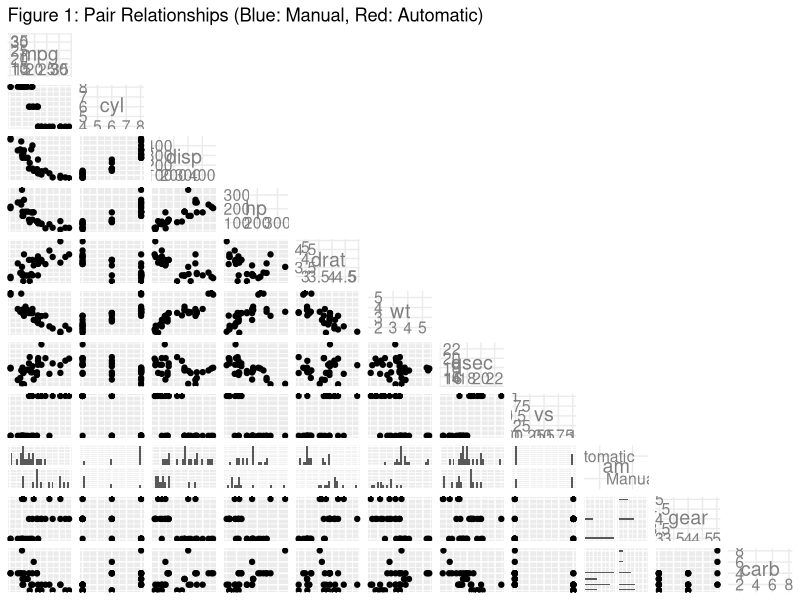
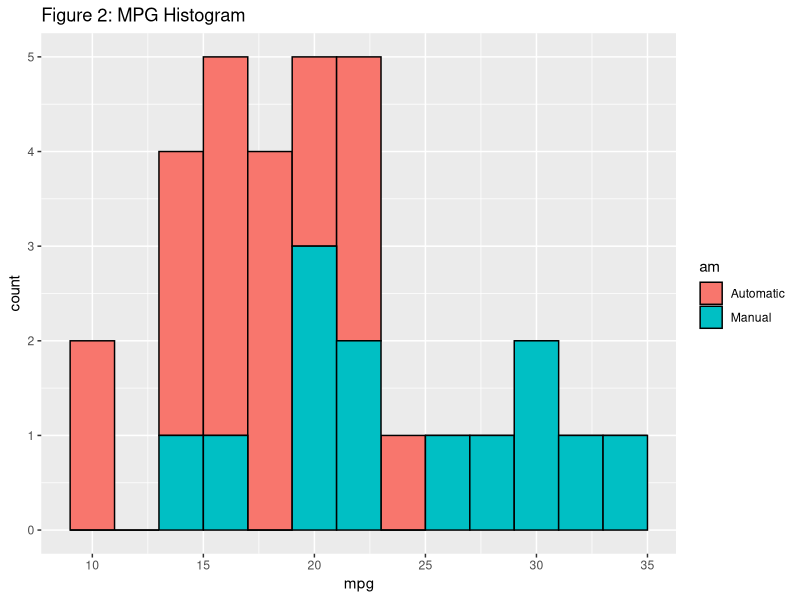
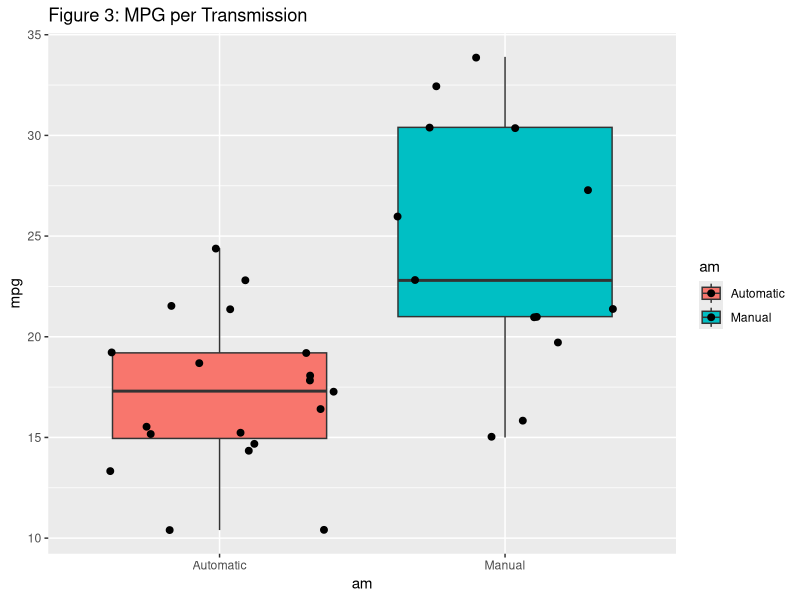
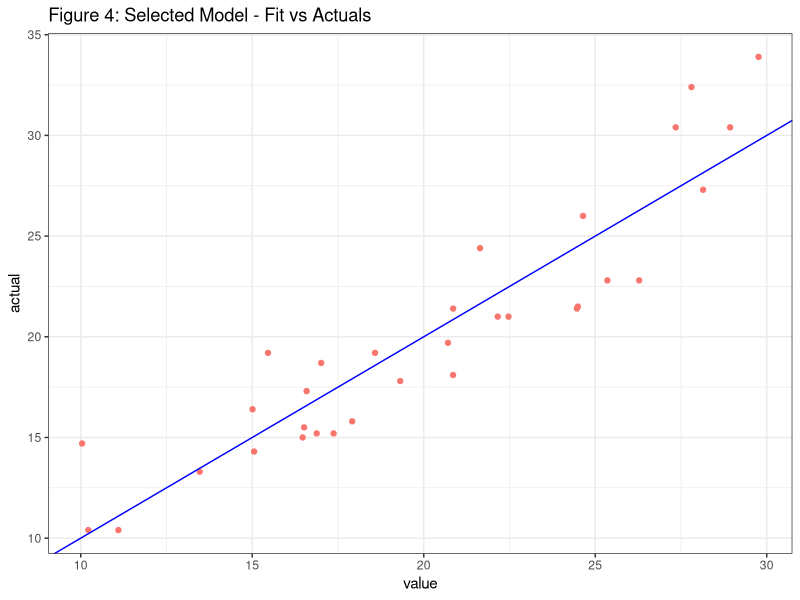
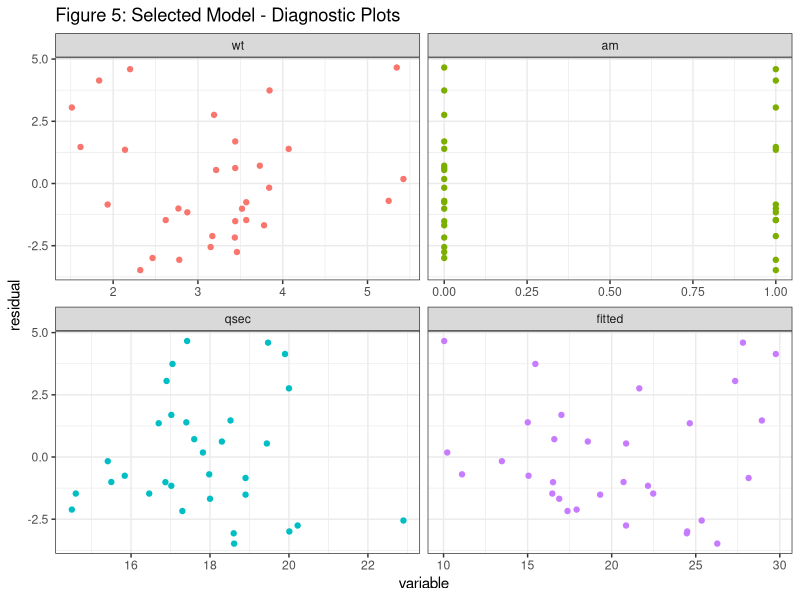

R code for these plots, in order:
## ---- chunk 1
knitr::opts_chunk$set(fig.width = 12, fig.height = 8, fig.path = 'figure/',
                      echo = TRUE, warning = FALSE, message = FALSE)
## ---- chunk 2
for (package in c('ggplot2', 'stats', 'graphics', 'GGally', 'caret', 'reshape2')) {
  
    if (!require(package, character.only = TRUE, quietly = FALSE)) {
        install.packages(package)
        library(package, character.only = TRUE)
    }
}

data(mtcars)
data_mtcars <- mtcars
## ---- chunk 3
data_mpgtrans <- data.frame(
  mpg = data_mtcars[, 1],
  cyl = data_mtcars[, 2],
  disp = data_mtcars[, 3],
  hp = data_mtcars[, 4],
  drat = data_mtcars[, 5],
  wt = data_mtcars[, 6],
  qsec = data_mtcars[, 7],
  vs = data_mtcars[, 8],
  am = factor(data_mtcars[, 9], labels = c("Automatic", "Manual")),
  gear = data_mtcars[, 10],
  carb = data_mtcars[, 11])
## ---- chunk 4
data_mpgtrans.at <- data_mpgtrans[data_mpgtrans$am == "Automatic",]$mpg
data_mpgtrans.mt <- data_mpgtrans[data_mpgtrans$am == "Manual",]$mpg

t.test(data_mpgtrans.at, data_mpgtrans.mt)
## ---- chunk 5
val_model1 <- train(mpg~am, data_mtcars, method = "lm")
val_model2 <- train(mpg~., data_mtcars[-12], method = "lmStepAIC", direction = "backward")
val_model3 <- train(mpg~., data_mtcars[-12], method = "lmStepAIC", direction = "forward")
## ---- chunk 6
summary(val_model1)
## ---- chunk 7
summary(val_model2)
## ---- chunk 8
summary(val_model3)
## ---- chunk 9
val_model.select <- summary(val_model2)
## ---- chunk 10
data_model.diag <- data.frame(type = row.names(mtcars), 
  wt = data_mtcars$wt, 
  am = data_mtcars$am,
  qsec = data_mtcars$qsec,
  actual = data_mtcars$mpg,
  fitted = predict(val_model2, data_mtcars),
  residual = val_model.select$residuals)
  
data_model.diag <- melt(data_model.diag, id.vars = c("type", "actual", "residual")) 
## ---- chunk 11
ggpairs(data_mpgtrans, colour = 'am', alpha = 0.5, upper = "blank",
  axisLabels = "internal",
  title = "Figure 1: Pair Relationships (Blue: Manual, Red: Automatic)")
## ---- chunk 12
ggplot(data_mpgtrans, aes(x = mpg, group = am, fill = am)) +
  geom_histogram(binwidth = 2, col = "black") +
  ggtitle('Figure 2: MPG Histogram')
## ---- chunk 13
ggplot(data_mpgtrans, aes(x = am, y = mpg, fill = am)) +
  geom_boxplot(adjust = 1) + 
  geom_jitter(size = 2) +
  ggtitle('Figure 3: MPG per Transmission')
## ---- chunk 14
ggplot(subset(data_model.diag, variable == "fitted"),aes(y = actual, x = value, color = variable)) + 
  geom_point() +
  theme_bw() +
  theme(legend.position="none") +
  ggtitle("Figure 4: Selected Model - Fit vs Actuals") +
  geom_abline(slope = 1, intercept = 0, color = "blue")
## ---- chunk 15
ggplot(data_model.diag, aes(y = residual, x = value, color = variable)) +
  geom_point() +
  facet_wrap(~variable,scales = "free_x") +
  theme_bw() +
  theme(legend.position = "none") +
  ggtitle("Figure 5: Selected Model - Diagnostic Plots") + 
  scale_x_continuous("variable")
